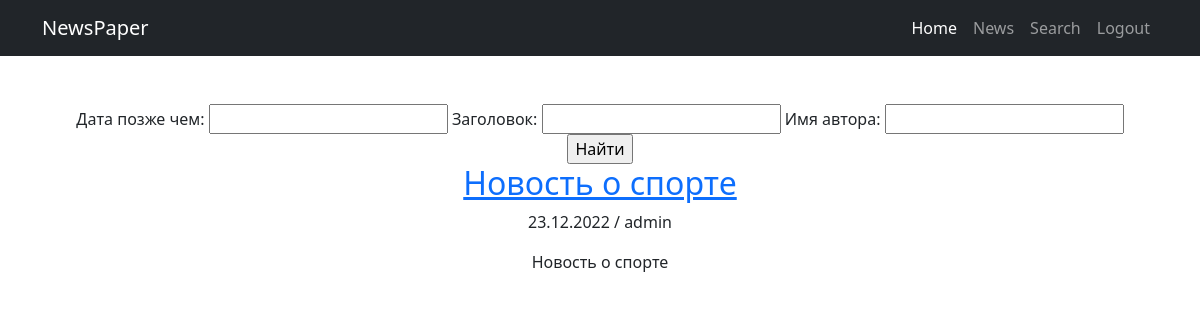
/news/search/ (signed in), run on the app's committed database.
### news/models.py (models this page shows, shortened)
class Post(models.Model):
    TYPES = (
        ('arti', 'статья'),
        ('news', 'новость')
    )
    author = models.ForeignKey(Author, on_delete=models.SET('автор неизвестен'), verbose_name='автор')
    type_of_post = models.CharField(max_length=4, choices=TYPES, default='news', verbose_name='тип поста')
    created_at = models.DateTimeField(auto_now_add=True)
    categories = models.ManyToManyField(Category, through='PostCategory', verbose_name='категории')
    title = models.CharField(max_length=255, verbose_name='заголовок')
    text = models.TextField(verbose_name='текст')
    rating = models.IntegerField(default=0, verbose_name='рейтинг')

class Author(models.Model):
    user = models.OneToOneField(User, on_delete=models.CASCADE)
    rating = models.IntegerField(default=0, verbose_name='рейтинг')

### news/views.py (the view)
# urls.py: path('search/', SearchPostListView.as_view(), name='search'),
class SearchPostListView(ListView):
    model = Post
    template_name = 'news/search_posts.html'
    context_object_name = 'posts'
    ordering = '-created_at'
    def get_context_data(self, **kwargs):
        context = super().get_context_data(**kwargs)
        context['filter'] = PostFilter(self.request.GET, queryset=self.get_queryset())
        return context

### news/templatetags/custom_filters.py (called while the page is built)
@register.filter(name='censor')
def censor(value):
    profanity = ['банан', 'апельсин']
    for word in profanity:
        if word in value:
            value = value.replace(word, '**')
    return value

### news/templates/news/search_posts.html (shortened to what this page needs)
{% extends 'news/default.html' %}
{% load custom_filters %}
{% block content %}
    <form method="GET">
        {{ filter.form }}
        <input type="submit" value="Найти">
    </form>
    {% if posts %}
        {% for post in filter.qs %}
            <div>
                <h2><a href="{% url 'news:detail' post.id %}">{{ post.title|censor }}</a></h2>
                <p>{{ post.created_at|date:"d.m.Y" }} / {{ post.author.user.username }}</p>
                <p>{{ post.text|censor|truncatechars:50 }}</p>
            </div>
        {% endfor %}
    {% else %}
        <h2>Список статей и новостей пуст =(</h2>
    {% endif %}
{% endblock content %}

### data on the page
Post: title|censor "Новость о спорте", created_at "23.12.2022", author.user.username "admin", text|censor "Новость о спорте"
